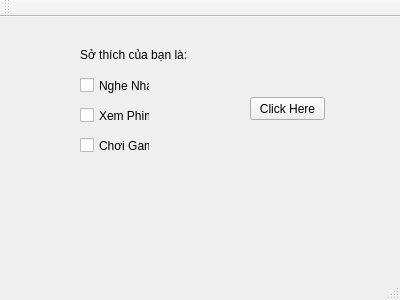
<?xml version="1.0" encoding="UTF-8"?>
<ui version="4.0">
 <class>MainWindow</class>
 <widget class="QMainWindow" name="MainWindow">
  <property name="geometry">
   <rect>
    <x>0</x>
    <y>0</y>
    <width>400</width>
    <height>300</height>
   </rect>
  </property>
  <property name="windowTitle">
   <string>MainWindow</string>
  </property>
  <widget class="QWidget" name="centralWidget">
   <widget class="QLabel" name="label">
    <property name="geometry">
     <rect>
      <x>80</x>
      <y>30</y>
      <width>231</width>
      <height>16</height>
     </rect>
    </property>
    <property name="text">
     <string>Sở thích của bạn là:</string>
    </property>
   </widget>
   <widget class="QCheckBox" name="nhac">
    <property name="geometry">
     <rect>
      <x>80</x>
      <y>60</y>
      <width>70</width>
      <height>17</height>
     </rect>
    </property>
    <property name="text">
     <string>Nghe Nhạc</string>
    </property>
   </widget>
   <widget class="QCheckBox" name="phim">
    <property name="geometry">
     <rect>
      <x>80</x>
      <y>90</y>
      <width>70</width>
      <height>17</height>
     </rect>
    </property>
    <property name="text">
     <string>Xem Phim</string>
    </property>
   </widget>
   <widget class="QCheckBox" name="game">
    <property name="geometry">
     <rect>
      <x>80</x>
      <y>120</y>
      <width>70</width>
      <height>17</height>
     </rect>
    </property>
    <property name="text">
     <string>Chơi Game</string>
    </property>
   </widget>
   <widget class="QPushButton" name="pushButton">
    <property name="geometry">
     <rect>
      <x>250</x>
      <y>80</y>
      <width>75</width>
      <height>23</height>
     </rect>
    </property>
    <property name="text">
     <string>Click Here</string>
    </property>
   </widget>
  </widget>
  <widget class="QMenuBar" name="menuBar">
   <property name="geometry">
    <rect>
     <x>0</x>
     <y>0</y>
     <width>400</width>
     <height>21</height>
    </rect>
   </property>
  </widget>
  <widget class="QToolBar" name="mainToolBar">
   <attribute name="toolBarArea">
    <enum>TopToolBarArea</enum>
   </attribute>
   <attribute name="toolBarBreak">
    <bool>false</bool>
   </attribute>
  </widget>
  <widget class="QStatusBar" name="statusBar"/>
 </widget>
 <layoutdefault spacing="6" margin="11"/>
 <resources/>
 <connections/>
</ui>
